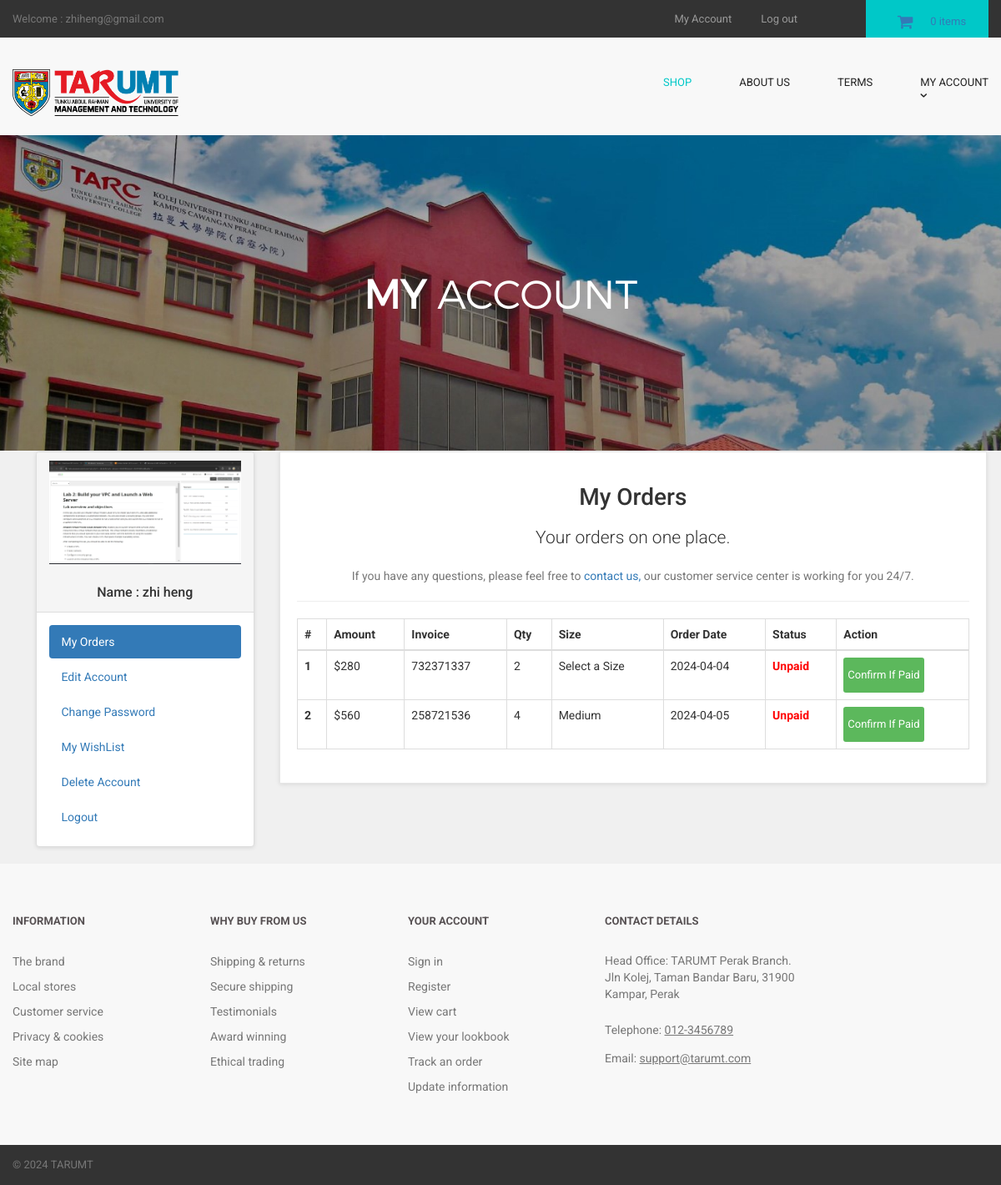
The app's page /customer/my_account.php?my_orders (signed in) with its own data.
### tables this page shows
CREATE TABLE `customers` (
  `customer_id` int(10) NOT NULL,
  `customer_name` varchar(255) NOT NULL,
  `customer_email` varchar(255) NOT NULL,
  `customer_pass` varchar(255) NOT NULL,
  `customer_country` text NOT NULL,
  `customer_city` text NOT NULL,
  `customer_contact` varchar(255) NOT NULL,
  `customer_address` text NOT NULL,
  `customer_image` text NOT NULL,
  `customer_ip` varchar(255) NOT NULL,
  `customer_confirm_code` text NOT NULL
);

CREATE TABLE `customer_orders` (
  `order_id` int(10) NOT NULL,
  `customer_id` int(10) NOT NULL,
  `due_amount` int(100) NOT NULL,
  `invoice_no` int(100) NOT NULL,
  `qty` int(10) NOT NULL,
  `size` text NOT NULL,
  `order_date` timestamp NOT NULL DEFAULT current_timestamp() ON UPDATE current_timestamp(),
  `order_status` text NOT NULL
);

### customer/my_orders.php (the view)
<center>
<h1>My Orders</h1>
<p class="lead"> Your orders on one place.</p>
<p class="text-muted" >
If you have any questions, please feel free to <a href="../contact.php" > contact us,</a> our customer service center is working for you 24/7.
</p>
</center>
<hr>
<div class="table-responsive" >
<table class="table table-bordered table-hover" >
<thead>
<tr>
<th>#</th>
<th>Amount</th>
<th>Invoice</th>
<th>Qty</th>
<th>Size</th>
<th>Order Date</th>
<th>Status</th>
<th>Action</th>
</tr>
</thead>
<tbody>
<?php
$customer_session = $_SESSION['customer_email'];
$get_customer = "select * from customers where customer_email='$customer_session'";
$run_customer = mysqli_query($con,$get_customer);
$row_customer = mysqli_fetch_array($run_customer);
$customer_id = $row_customer['customer_id'];
$get_orders = "select * from customer_orders where customer_id='$customer_id'";
$run_orders = mysqli_query($con,$get_orders);
$i = 0;
while($row_orders = mysqli_fetch_array($run_orders)){
$order_id = $row_orders['order_id'];
$due_amount = $row_orders['due_amount'];
$invoice_no = $row_orders['invoice_no'];
$qty = $row_orders['qty'];
$size = $row_orders['size'];
$order_date = substr($row_orders['order_date'],0,11);
$order_status = $row_orders['order_status'];
$i++;
if($order_status=='pending'){
$order_status = "<b style='color:red;'>Unpaid</b>";
}
else{
$order_status = "<b style='color:green;'>Paid</b>";
}
?>
<tr>
<th><?php echo $i; ?></th>
<td>$<?php echo $due_amount; ?></td>
<td><?php echo $invoice_no; ?></td>
<td><?php echo $qty; ?></td>
<td><?php echo $size; ?></td>
<td><?php echo $order_date; ?></td>
<td><?php echo $order_status; ?></td>
<td>
<a href="confirm.php?order_id=<?php echo $order_id; ?>" target="blank" class="btn btn-success btn-xs" > Confirm If Paid </a>
</td>
</tr>
<?php } ?>
</tbody>
</table>
</div>

### customer/includes/sidebar.php
<div class="panel panel-default sidebar-menu">
<div class="panel-heading">
<?php
$customer_session = $_SESSION['customer_email'];
$get_customer = "select * from customers where customer_email='$customer_session'";
$run_customer = mysqli_query($con,$get_customer);
$row_customer = mysqli_fetch_array($run_customer);
$customer_image = $row_customer['customer_image'];
$customer_name = $row_customer['customer_name'];
if(!isset($_SESSION['customer_email'])){
}
else {
echo "
<center>
<img src='customer_images/$customer_image' class='img-responsive'>
</center>
<br>
<h3 align='center' class='panel-title'> Name : $customer_name </h3>
";
}
?>
</div>
<div class="panel-body">
<ul class="nav nav-pills nav-stacked">
<li class="<?php if(isset($_GET['my_orders'])){ echo "active"; } ?>">
<a href="my_account.php?my_orders"> <i class="fa fa-list"> </i> My Orders </a>
</li>
<li class="<?php if(isset($_GET['edit_account'])){ echo "active"; } ?>">
<a href="my_account.php?edit_account"> <i class="fa fa-pencil"></i> Edit Account </a>
</li>
<li class="<?php if(isset($_GET['change_pass'])){ echo "active"; } ?>">
<a href="my_account.php?change_pass"> <i class="fa fa-user"></i> Change Password </a>
</li>
<li class="<?php if(isset($_GET['my_wishlist'])){ echo "active"; } ?>">
<a href="my_account.php?my_wishlist"> <i class="fa fa-heart"></i> My WishList </a>
</li>
<li class="<?php if(isset($_GET['delete_account'])){ echo "active"; } ?>">
<a href="my_account.php?delete_account"> <i class="fa fa-trash-o"></i> Delete Account </a>
</li>
<li>
<a href="logout.php"> <i class="fa fa-sign-out"></i> Logout </a>
</li>
</ul>
</div>
</div>

### customer/styles/backend.css (style rules this page uses)
html { font-family: "Roboto", Helvetica, Arial, sans-serif; line-height: 1.15; -ms-text-size-adjust: 100%; -webkit-text-size-adjust: 100% }
body { margin: 0 }
h1 { font-size: 2em; margin: .67em 0 }
hr { box-sizing: content-box; height: 0; overflow: visible }
a { background-color: transparent; -webkit-text-decoration-skip: objects }
b, strong { font-weight: inherit; font-weight: bolder }
img { border-style: none }
html { box-sizing: border-box }
body { min-width: 1190px; font-family: Montserrat, sans-serif; font-weight: 400; background-color: white; }
img { max-width: 100%; height: auto }
.btn { display: inline-block; vertical-align: top; font-size: 13px; line-height: 40px; text-decoration: none; -webkit-transition: .3s; transition: .3s }

### styles/style.css (style rules this page uses)
body { font-family: "Roboto", Helvetica, Arial, sans-serif; font-size: 14px; line-height: 1.42857143; color: #333333; background-color: #f0f0f0; overflow-x: hidden; }
#content .panel.sidebar-menu { box-sizing: border-box; box-shadow: 0 1px 5px rgba(0, 0, 0, 0.1); }
#content .panel.sidebar-menu h3 { padding: 5px 0; margin: 0; }

### records on screen
customers: customer_image (picture), customer_name "zhi heng"
customer_orders: due_amount "280", invoice_no "732371337", qty "2", size "Select a Size", order_date "2024-04-04", order_status "Unpaid"
customer_orders: due_amount "560", invoice_no "258721536", qty "4", size "Medium", order_date "2024-04-05", order_status "Unpaid"

### other values on screen
$_SESSION['customer_email'] "zhiheng@gmail.com"
$count_items "0"
